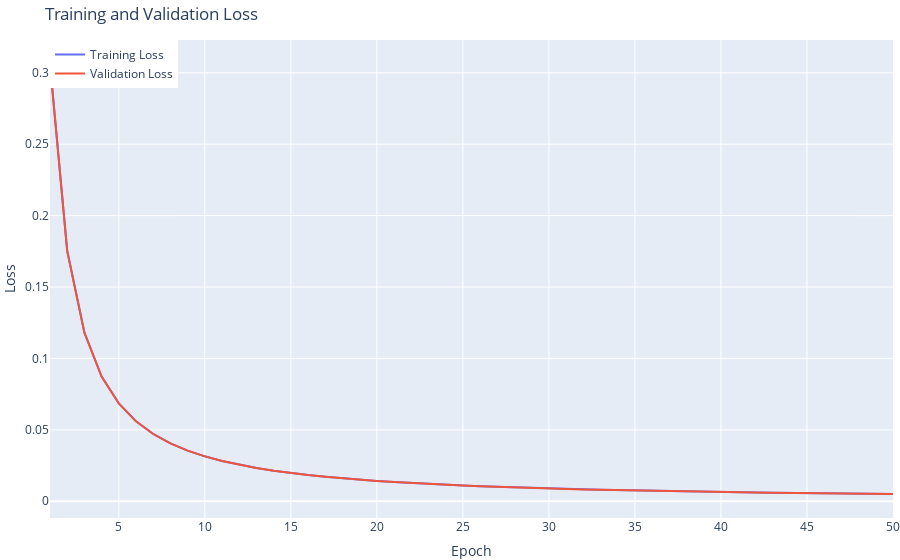

The notebook cell this image was saved under:
### Code cell
# Plot your training and validation loss by epoch.
fig = go.Figure()

# Add training loss trace
fig.add_trace(go.Scatter(x=np.arange(1, len(per_epoch_loss_train)+1), y=per_epoch_loss_train, mode='lines', name='Training Loss'))

# Add validation loss trace
fig.add_trace(go.Scatter(x=np.arange(1, len(per_epoch_loss_val)+1), y=per_epoch_loss_val, mode='lines', name='Validation Loss'))

# Update layout
fig.update_layout(title='Training and Validation Loss',
                   xaxis_title='Epoch',
                   yaxis_title='Loss',
                   legend=dict(x=0, y=1),
                   margin=dict(l=0, r=0, t=40, b=0))

# Show plot
fig.show()

### Figure 1 — Plotly figure (JSON) as saved in the notebook; plotly's stock layout.template omitted (floating-point values rounded to 4 significant figures)
{"data": [{"mode": "lines", "name": "Training Loss", "type": "scatter", "x": [1, 2, 3, 4, 5, 6, 7, 8, 9, 10, 11, 12, 13, 14, 15, 16, 17, 18, 19, 20, 21, 22, 23, 24, 25, 26, 27, 28, 29, 30, 31, 32, 33, 34, 35, 36, 37, 38, 39, 40, 41, 42, 43, 44, 45, 46, 47, 48, 49, 50], "y": [0.3062, 0.1754, 0.1181, 0.08735, 0.06855, 0.05601, 0.04712, 0.04053, 0.03546, 0.03145, 0.02821, 0.02554, 0.02331, 0.02142, 0.01979, 0.01838, 0.01715, 0.01606, 0.0151, 0.01424, 0.01347, 0.01277, 0.01214, 0.01157, 0.01104, 0.01056, 0.01011, 0.009701, 0.009321, 0.008968, 0.00864, 0.008334, 0.008047, 0.007779, 0.007527, 0.00729, 0.007067, 0.006856, 0.006657, 0.006469, 0.006291, 0.006121, 0.00596, 0.005807, 0.005661, 0.005522, 0.00539, 0.005263, 0.005142, 0.005026]}, {"mode": "lines", "name": "Validation Loss", "type": "scatter", "x": [1, 2, 3, 4, 5, 6, 7, 8, 9, 10, 11, 12, 13, 14, 15, 16, 17, 18, 19, 20, 21, 22, 23, 24, 25, 26, 27, 28, 29, 30, 31, 32, 33, 34, 35, 36, 37, 38, 39, 40, 41, 42, 43, 44, 45, 46, 47, 48, 49, 50], "y": [0.3062, 0.1753, 0.1181, 0.08729, 0.06849, 0.05596, 0.04708, 0.04048, 0.03542, 0.03141, 0.02818, 0.02551, 0.02328, 0.02139, 0.01976, 0.01835, 0.01712, 0.01604, 0.01508, 0.01422, 0.01345, 0.01275, 0.01212, 0.01155, 0.01102, 0.01054, 0.01009, 0.009684, 0.009304, 0.008952, 0.008624, 0.008318, 0.008032, 0.007764, 0.007512, 0.007276, 0.007053, 0.006843, 0.006644, 0.006456, 0.006278, 0.006109, 0.005948, 0.005795, 0.00565, 0.005511, 0.005378, 0.005252, 0.005131, 0.005015]}], "layout": {"legend": {"x": 0, "y": 1}, "margin": {"b": 0, "l": 0, "r": 0, "t": 40}, "title": {"text": "Training and Validation Loss"}, "xaxis": {"title": {"text": "Epoch"}}, "yaxis": {"title": {"text": "Loss"}}}}
